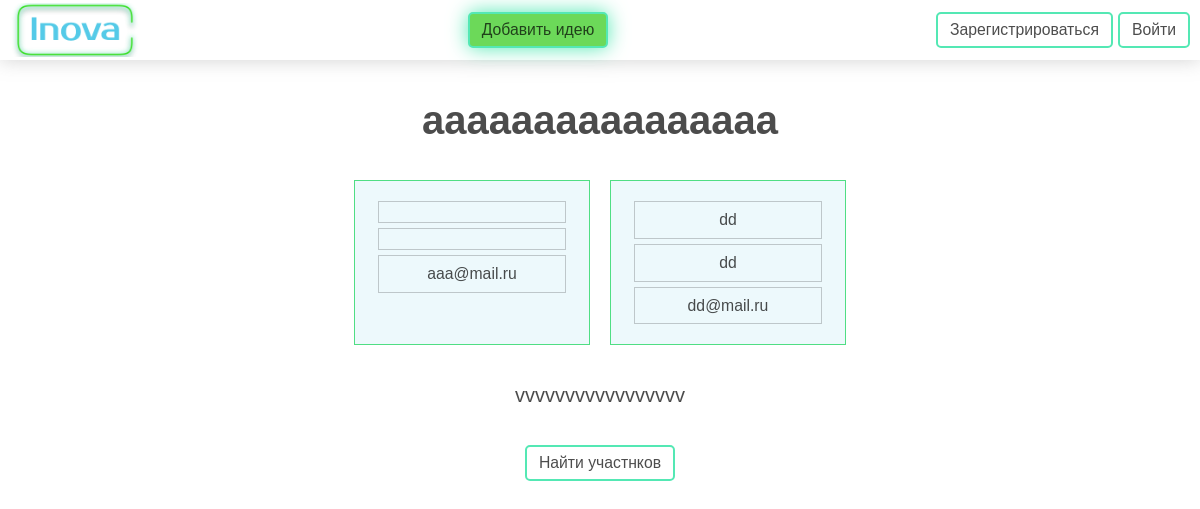
Page /team/3 (signed in) on the committed database.
### main/models.py (models this page shows, shortened)
class Commands(models.Model):
    name = models.CharField(max_length=255)
    description = models.CharField(max_length=1024)

class CustomUser(AbstractUser):
    username = None
    email = models.EmailField(_('email address'), unique=True)
    USERNAME_FIELD = 'email'
    REQUIRED_FIELDS = []
    objects = CustomUserManager()

### main/views.py (the view)
# urls.py: path('team/<int:pk>', login_required(views.team.as_view()), name='team'),
class team(DetailView):
    model = Commands
    template_name = "main/team.html"
    context_object_name = 'team'
    def get_context_data(self, **kwargs):
        now_command_id = self.kwargs['pk']
        context = super().get_context_data()
        command_authors = AuthorCommands.objects.filter(command_id__in=[int(now_command_id)])
        all_data = []
        for i in CustomUser.objects.filter(id__in=command_authors).values():
            all_data.append([i["first_name"], i["last_name"], i["email"]])
        context["AC"] = all_data
        context['user'] = all_data
        return context

### main/templates/main/team.html (shortened to what this page needs)
{% extends 'main/base.html' %}
{% load static %}
{% block nav %}
<div class="header">
  <div class="container">
    <a href="{% url 'home' %}" class="header__logo"></a>
    <a href="{% url 'add_idea' %}" class="header__add-project-button button">
      Добавить идею
    </a>
    {% if user.is_authenticated %}
    <div class="header__profile">
      <button class="header__profile-link">Личный кабинет</button>
      <div class="profile-dropdown">
        <a href="{% url 'profile' user.id %}" class="profile-dropdown__enter">Войти в личный кобинет</a>
        <a href="{% url 'logout' %}" class="profile-dropdown__logout">Выйти</a>
      </div>
    </div>
    {% comment %} <div class="profile-dropdown">
      <div class="profile-dropdown__enter">Войти в личный кобинет</div>
      <div class="profile-dropdown__logout">Выйти</div>
    </div> {% endcomment %}
    {% else %}
    <div class="header__buttons">
      <a href="{% url 'reg' %}" class="header__register-button button">
        Зарегистрироваться
      </a>
      <a href="{% url 'login' %}" class="header__login-button button">Войти</a>
    </div>
    {% endif %}
  </div>
</div>
{% endblock nav %}
{% block content %}
<div class="team">
  <div class="container">
    <div class="team__title">{{team.name}}</div>
    <div class="team__members">
      {% for item in AC %}
      <div class="team__item">
        {% for item2 in item %}
          <div class="team__text">{{item2}}</div>
        {% endfor %}
      </div>
      {% endfor %}
    </div>
    <div class="team__description">{{team.description}}</div>
    <a href="{% url 'users' %}" class="button">Найти участнков</a>
  </div>
</div>
{% endblock  %}

### main/static/css/style.css (style rules this page uses)
* { padding: 0; margin: 0; border: 0; }
*, *::after, *::before { box-sizing: border-box; }
html, body { height: 100%; width: 100%; font-size: 100%; line-height: 1; font-size: 14px; -ms-text-size-adjust: 100%; -moz-text-size-adjust: 100%; -webkit-text-size-adjust: 100%; }
a, a:visited { text-decoration: none; color: inherit; }
:root { --text-color: rgba(0, 0, 0, 0.7); --main-color: #54cae8; --main-color-v2: #56d1c9; --sec-color: #54e8b4; --sec-color-v2: #50de84; --alt-color: rgba(0, 0, 0, 0.5); --color-accent-fg: #0969da; --alert-color: #E92731; --alert-color-v2: #F7555D; --font-size-normal: clamp(0.625rem, 0.268rem + 1.14vw, 1.125rem); --font-size-title: clamp(1rem, 0.643rem + 1.14vw, 1.5rem); }
body { color: var(--text-color); font-family: sans-serif; font-weight: 300px; font-size: var(--font-size-normal); }
.container { max-width: 1400px; margin: 0 auto; padding: 0 10px; }
.button { border: 2px solid var(--sec-color); padding: 8px 12px; border-radius: 5px; background-color: transparent; font-size: var(--font-size-normal); transition: background 0.2s; }
.header { z-index: 10; position: fixed; background: #fff; filter: drop-shadow(0 0 10px rgba(104, 104, 104, 0.3)); height: 60px; width: 100%; top: 0; }
.header .container { display: flex; justify-content: space-between; align-items: center; height: 100%; }
.header__logo { background: url(../img/logo2.png) center/100% no-repeat; width: 130px; height: 90%; }
.header__add-project-button { background: #fff; filter: drop-shadow(0 0 10px var(--sec-color)); background-color: rgb(108, 217, 89); }
.header__buttons { display: flex; gap: 5px; }
.team .container { display: flex; flex-direction: column; justify-content: center; align-items: center; gap: 40px; }
.team__title { font-size: 40px; font-weight: 700; padding-top: 100px; }
.team__members { display: flex; justify-content: center; gap: 20px; width: 100%; text-align: center; }
.team__item { width: 20%; background-color: #edf9fc; display: flex; flex-direction: column; align-items: center; gap: 5px; padding-block: 20px; border: 1.5px solid var(--sec-color-v2); }
.team__text { padding-block: 10px; width: 80%; border: 1.5px solid rgba(0, 0, 0, 0.2); }
.team__description { text-align: center; font-size: 20px; width: 70%; }

### rows in the picture
Commands: name "aaaaaaaaaaaaaaaa", description "vvvvvvvvvvvvvvvvv"
CustomUser: item "aaa@mail.ru"
CustomUser: item "dd" "dd" "dd@mail.ru"
